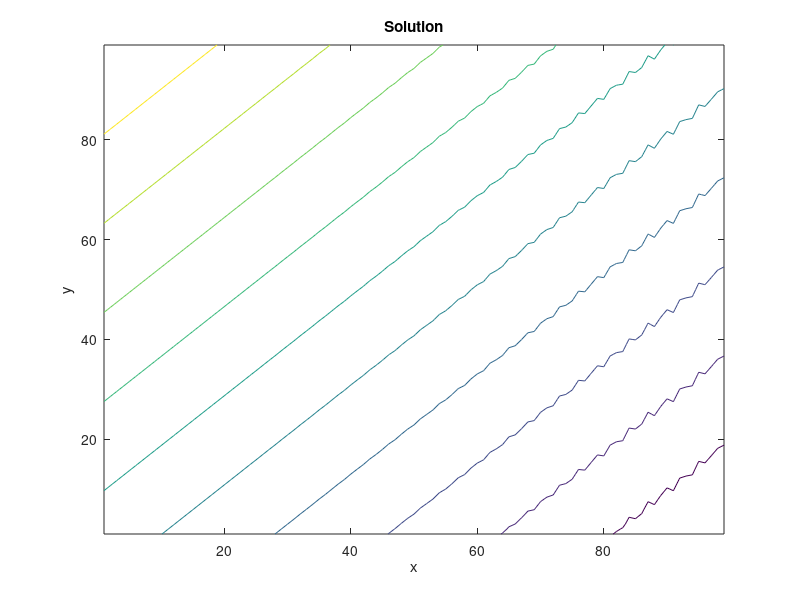

This chart was generated by the following MATLAB code:
clear;close all;clc;

% D2Q9 solver
% Simple slanted flow coming in from inlet, and exiting through outlets.
% West and South: fixed-velocity inlet.
% North and East: 0th-order extrapolation outlet.

addpath basic
addpath post

% Numerical input parameters.
nodes = [100, 100]; % x nodes, y nodes.
dh = 1; % dh = dx = dy.
timesteps = 650;
dt = 1; % timestep.

% Physical input parameters.
u0 = 0.1;
v0 = 0.1;
rho0 = 5;
alpha = 0.01;
Re = u0*nodes(1)/alpha;
disp(['Reynolds number: ' num2str(Re)]);

% Lattice link constants.
w = zeros(9,1);
w(1) = 4/9;
w(2:5) = 1/9;
w(6:9) = 1/36;
c = zeros(9,2);
c(1,:) = [0, 0];
c(2,:) = [1, 0];
c(3,:) = [0, 1];
c(4,:) = [-1, 0];
c(5,:) = [0, -1];
c(6,:) = [1, 1];
c(7,:) = [-1, 1];
c(8,:) = [-1, -1];
c(9,:) = [1, -1];

% Derived inputs.
omega = 1 / ( 3*alpha + 0.5 );

% Initialize.
rho = rho0*ones(nodes(2),nodes(1));
u = u0*ones(nodes(2),nodes(1));
v = v0*ones(nodes(2),nodes(1));
f = zeros(nodes(2),nodes(1),9);
feq = zeros(nodes(2),nodes(1),9);

% Main loop.
reconstruction_time = 0;
collision_time = 0;
streaming_time = 0;
bc_time = 0;
for iter = 1:timesteps
    disp(['Running timestep ' num2str(iter)]);
    % Collision.
    tic;
    t1 = u.*u + v.*v;
    for k = 1:9
        t2 = c(k,1)*u + c(k,2)*v;
        feq(:,:,k) = w(k)*rho.*(1 + 3*t2 + 4.5*t2.^2 - 1.5*t1);
        f(:,:,k) = omega*feq(:,:,k)+(1-omega)*f(:,:,k);
    end
    collision_time = collision_time + toc;
    % Streaming.
    tic;
    f(:,2:end,2) = f(:,1:end-1,2); % East vector.
    f(2:end,:,3) = f(1:end-1,:,3); % North vector.
    f(:,1:end-1,4) = f(:,2:end,4); % West vector.
    f(1:end-1,:,5) = f(2:end,:,5); % South vector.
    f(2:end,2:end,6) = f(1:end-1,1:end-1,6); % Northeast vector.
    f(2:end,1:end-1,7) = f(1:end-1,2:end,7); % Northwest vector.
    f(1:end-1,1:end-1,8) = f(2:end,2:end,8); % Southwest vector.
    f(1:end-1,2:end,9) = f(2:end,1:end-1,9); % Southeast vector.
    streaming_time = streaming_time + toc;
    % BC.
    tic;

    f(:,end,4) = f(:,end-1,4); % East outlet (extrapolation).
    f(:,end,8) = f(:,end-1,8); % East outlet (extrapolation).
    f(:,end,7) = f(:,end-1,7); % East outlet (extrapolation).
    f(end,:,8) = f(end-1,:,8); % North outlet (extrapolation).
    f(end,:,5) = f(end-1,:,5); % North outlet (extrapolation).
    f(end,:,9) = f(end-1,:,9); % North outlet (extrapolation).
    rho_west = ( 1 / ( 1 - u0 ) ) * ...
        ( f(:,1,1) + f(:,1,3) + f(:,1,5) + ...
        2*( f(:,1,4) + f(:,1,7) + f(:,1,8) ) );
    f(:,1,2) = f(:,1,4) + 2 / 3 * u0 * rho_west; % West inlet.
    f(:,1,6) = f(:,1,8) - 0.5 * ( f(:,1,3) - f(:,1,5) ) + ...
        ( u0/6 + v0/2 )* rho_west; % West inlet.
    f(:,1,9) = f(:,1,7) + 0.5 * ( f(:,1,3) - f(:,1,5) ) + ...
        ( u0/6 - v0/2 )* rho_west; % West inlet.
    rho_south = ( 1 / ( 1 - v0 ) ) * ...
        ( f(1,:,1) + f(1,:,2) + f(1,:,4) + ...
        2*( f(1,:,5) + f(1,:,8) + f(1,:,9) ) );
    f(1,:,3) = f(1,:,5) + 2 / 3 * v0 * rho_south; % South inlet.
    f(1,:,6) = f(1,:,8) - 0.5 * ( f(1,:,2) - f(1,:,4) ) + ...
        ( v0/6 + u0/2 ) * rho_south; % South inlet.
    f(1,:,7) = f(1,:,9) + 0.5 * ( f(1,:,2) - f(1,:,4) ) + ...
        ( v0/6 - u0/2 ) * rho_south; % South inlet.
    
    bc_time = bc_time + toc;
    % Density and velocity reconstruction.
    tic;
    rho = sum(f,3);
    u(2:end-1,2:end-1) = 0;
    v(2:end-1,2:end-1) = 0;
    for k = 1:9
        u(2:end-1,2:end-1) = u(2:end-1,2:end-1) + c(k,1)*f(2:end-1,2:end-1,k);
        v(2:end-1,2:end-1) = v(2:end-1,2:end-1) + c(k,2)*f(2:end-1,2:end-1,k);
    end
    u(2:end-1,2:end-1) = u(2:end-1,2:end-1) ./ rho(2:end-1,2:end-1);
    v(2:end-1,2:end-1) = v(2:end-1,2:end-1) ./ rho(2:end-1,2:end-1);
    reconstruction_time = reconstruction_time + toc;
end

% Timing outputs.
total_time = reconstruction_time + collision_time + streaming_time + bc_time;
disp(['Solution reconstruction time (s): ' num2str(reconstruction_time)]);
disp(['Collision time (s): ' num2str(collision_time)]);
disp(['Streaming time (s): ' num2str(streaming_time)]);
disp(['BC time (s): ' num2str(bc_time)]);
disp(['Solution reconstruction fraction: ' num2str(reconstruction_time/total_time)]);
disp(['Collision fraction: ' num2str(collision_time/total_time)]);
disp(['Streaming fraction: ' num2str(streaming_time/total_time)]);
disp(['BC fraction: ' num2str(bc_time/total_time)]);

% Streamfunction calculation.
strf = zeros(nodes(2),nodes(1));
for i = 2:nodes(1)
    rho_av = 0.5*( rho(1,i-1) + rho(1,i) );
    strf(1,i) = strf(1,i-1) - 0.5*rho_av*( v(1,i-1) + v(1,i) );
    for j = 2:nodes(2)
        rho_m = 0.5 * ( rho(j,i) + rho(j-1,i) );
        strf(j,i) = strf(j-1,i) + 0.5*rho_m*( u(j-1,i) + u(j,i) );
    end
end

% Plotting results!
figure;
L = dh*[nodes(1)-1, nodes(2)-1] ; % x , y dimensions of physical domain.
x = linspace(0,L(1),nodes(1))';
y = linspace(0,L(2),nodes(2))';
[X, Y] = meshgrid(x,y);
contour(X(2:end,2:end), Y(2:end,2:end), strf(2:end,2:end));
title('Solution');
xlabel('x');
ylabel('y');


